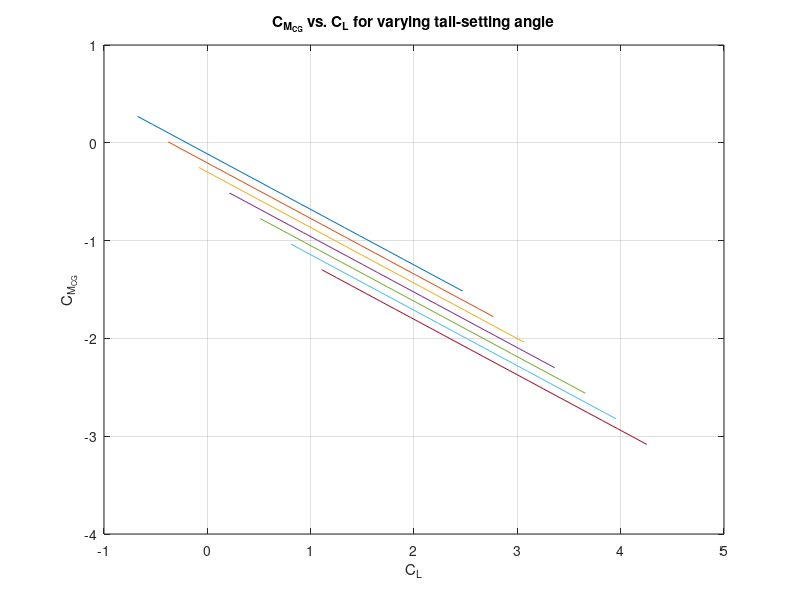

Here is the MATLAB script that generated this plot: (Note: this script raises an error after producing the figure.)
%% Plot CM_CG vs. CL
% for trim analysis

% house keeping
clear; close all; clc;

% copy-paste data from:
% Athena_calculator/TrimAnsys sheet

%% FROM COLUMNS I,J
% alpha data
data_alpha = [-2	-0.03490658504
-1	-0.01745329252
0	0
1	0.01745329252
2	0.03490658504
3	0.05235987756
4	0.06981317008
5	0.0872664626
6	0.1047197551
7	0.1221730476
8	0.1396263402
9	0.1570796327
10	0.1745329252
11	0.1919862177
12	0.2094395102
13	0.2268928028
14	0.2443460953
15	0.2617993878
16	0.2792526803
17	0.2967059728
18	0.3141592654
19	0.3316125579
20	0.3490658504];
alpha_deg = data_alpha(:,1);
alpha_rad = data_alpha(:,2);

%% FROM COLUMNS K,L
% wing CL and fuselage CM
data_CLCMf = [-0.292804636	-0.126603381
-0.1952030907	-0.0633016905
-0.09760154534	0
0	0.0633016905
0.09760154534	0.126603381
0.1952030907	0.1899050715
0.292804636	0.253206762
0.3904061813	0.3165084525
0.4880077267	0.379810143
0.585609272	0.4431118335
0.6832108174	0.506413524
0.7808123627	0.5697152145
0.878413908	0.633016905
0.9760154534	0.6963185955
1.073616999	0.759620286
1.171218544	0.8229219765
1.268820089	0.886223667
1.366421635	0.9495253575
1.46402318	1.012827048
1.561624725	1.076128739
1.659226271	1.139430429
1.756827816	1.20273212
1.854429361	1.26603381];
CLwing = data_CLCMf(:,1);

%% FROM COLUMNS M ~ AG
labelCLCLCM = [-3,0,3,6,9,12,15];
dataCLCLCM = [-0.3825728918	-0.6753775278	0.2703288868	-0.08557289177	-0.3783775278	0.009043284901	0.2114271082	-0.08137752778	-0.252242317	0.5084271082	0.2156224722	-0.5135279189	0.8054271082	0.5126224722	-0.7748135207	1.102427108	0.8096224722	-1.036099123	1.399427108	1.106622472	-1.297384724
-0.3371597056	-0.5323627963	0.1891242135	-0.04015970562	-0.2353627963	-0.07216138838	0.2568402944	0.06163720371	-0.3334469903	0.5538402944	0.3586372037	-0.5947325921	0.8508402944	0.6556372037	-0.856018194	1.147840294	0.9526372037	-1.117303796	1.444840294	1.249637204	-1.378589398
-0.2917465195	-0.3893480648	0.1079195402	0.005253480522	-0.09234806481	-0.1533660617	0.3022534805	0.2046519352	-0.4146516635	0.5992534805	0.5016519352	-0.6759372654	0.8962534805	0.7986519352	-0.9372228673	1.193253481	1.095651935	-1.198508469	1.490253481	1.392651935	-1.459794071
-0.2463333333	-0.2463333333	0.02671486693	0.05066666667	0.05066666667	-0.2345707349	0.3476666667	0.3476666667	-0.4958563368	0.6446666667	0.6446666667	-0.7571419387	0.9416666667	0.9416666667	-1.018427541	1.238666667	1.238666667	-1.279713142	1.535666667	1.535666667	-1.540998744
-0.2009201472	-0.1033186019	-0.05448980636	0.09607985281	0.1936813981	-0.3157754082	0.3930798528	0.4906813981	-0.5770610101	0.6900798528	0.7876813981	-0.838346612	0.9870798528	1.084681398	-1.099632214	1.284079853	1.381681398	-1.360917816	1.581079853	1.678681398	-1.622203418
-0.155506961	0.03969612963	-0.1356944796	0.141493039	0.3366961296	-0.3969800815	0.438493039	0.6336961296	-0.6582656834	0.735493039	0.9306961296	-0.9195512853	1.032493039	1.22769613	-1.180836887	1.329493039	1.52469613	-1.442122489	1.626493039	1.82169613	-1.703408091
-0.1100937749	0.1827108611	-0.2168991529	0.1869062251	0.4797108611	-0.4781847548	0.4839062251	0.7767108611	-0.7394703567	0.7809062251	1.073710861	-1.000755959	1.077906225	1.370710861	-1.26204156	1.374906225	1.667710861	-1.523327162	1.671906225	1.964710861	-1.784612764
-0.06468058876	0.3257255926	-0.2981038262	0.2323194112	0.6227255926	-0.5593894281	0.5293194112	0.9197255926	-0.82067503	0.8263194112	1.216725593	-1.081960632	1.123319411	1.513725593	-1.343246234	1.420319411	1.810725593	-1.604531836	1.717319411	2.107725593	-1.865817437
-0.01926740261	0.4687403241	-0.3793084995	0.2777325974	0.7657403241	-0.6405941014	0.5747325974	1.062740324	-0.9018797032	0.8717325974	1.359740324	-1.163165305	1.168732597	1.656740324	-1.424450907	1.465732597	1.953740324	-1.685736509	1.762732597	2.250740324	-1.947022111
0.02614578353	0.6117550556	-0.4605131728	0.3231457835	0.9087550556	-0.7217987746	0.6201457835	1.205755056	-0.9830843765	0.9171457835	1.502755056	-1.244369978	1.214145784	1.799755056	-1.50565558	1.511145784	2.096755056	-1.766941182	1.808145784	2.393755056	-2.028226784
0.07155896968	0.754769787	-0.5417178461	0.3685589697	1.051769787	-0.8030034479	0.6655589697	1.348769787	-1.06428905	0.9625589697	1.645769787	-1.325574652	1.25955897	1.942769787	-1.586860254	1.55655897	2.239769787	-1.848145855	1.85355897	2.536769787	-2.109431457
0.1169721558	0.8977845185	-0.6229225193	0.4139721558	1.194784519	-0.8842081212	0.7109721558	1.491784519	-1.145493723	1.007972156	1.788784519	-1.406779325	1.304972156	2.085784519	-1.668064927	1.601972156	2.382784519	-1.929350529	1.898972156	2.679784519	-2.190636131
0.162385342	1.04079925	-0.7041271926	0.459385342	1.33779925	-0.9654127945	0.756385342	1.63479925	-1.226698396	1.053385342	1.93179925	-1.487983998	1.350385342	2.22879925	-1.7492696	1.647385342	2.52579925	-2.010555202	1.944385342	2.82279925	-2.271840804
0.2077985281	1.183813981	-0.7853318659	0.5047985281	1.480813981	-1.046617468	0.8017985281	1.777813981	-1.30790307	1.098798528	2.074813981	-1.569188672	1.395798528	2.371813981	-1.830474273	1.692798528	2.668813981	-2.091759875	1.989798528	2.965813981	-2.353045477
0.2532117143	1.326828713	-0.8665365392	0.5502117143	1.623828713	-1.127822141	0.8472117143	1.920828713	-1.389107743	1.144211714	2.217828713	-1.650393345	1.441211714	2.514828713	-1.911678947	1.738211714	2.811828713	-2.172964549	2.035211714	3.108828713	-2.43425015
0.2986249004	1.469843444	-0.9477412125	0.5956249004	1.766843444	-1.209026814	0.8926249004	2.063843444	-1.470312416	1.1896249	2.360843444	-1.731598018	1.4866249	2.657843444	-1.99288362	1.7836249	2.954843444	-2.254169222	2.0806249	3.251843444	-2.515454824
0.3440380865	1.612858176	-1.028945886	0.6410380865	1.909858176	-1.290231488	0.9380380865	2.206858176	-1.55151709	1.235038087	2.503858176	-1.812802691	1.532038087	2.800858176	-2.074088293	1.829038087	3.097858176	-2.335373895	2.126038087	3.394858176	-2.596659497
0.3894512727	1.755872907	-1.110150559	0.6864512727	2.052872907	-1.371436161	0.9834512727	2.349872907	-1.632721763	1.280451273	2.646872907	-1.894007365	1.577451273	2.943872907	-2.155292967	1.874451273	3.240872907	-2.416578568	2.171451273	3.537872907	-2.67786417
0.4348644588	1.898887639	-1.191355232	0.7318644588	2.195887639	-1.452640834	1.028864459	2.492887639	-1.713926436	1.325864459	2.789887639	-1.975212038	1.622864459	3.086887639	-2.23649764	1.919864459	3.383887639	-2.497783242	2.216864459	3.680887639	-2.759068844
0.480277645	2.04190237	-1.272559906	0.777277645	2.33890237	-1.533845507	1.074277645	2.63590237	-1.795131109	1.371277645	2.93290237	-2.056416711	1.668277645	3.22990237	-2.317702313	1.965277645	3.52690237	-2.578987915	2.262277645	3.82390237	-2.840273517
0.5256908311	2.184917102	-1.353764579	0.8226908311	2.481917102	-1.615050181	1.119690831	2.778917102	-1.876335783	1.416690831	3.075917102	-2.137621385	1.713690831	3.372917102	-2.398906986	2.010690831	3.669917102	-2.660192588	2.307690831	3.966917102	-2.92147819
0.5711040173	2.327931833	-1.434969252	0.8681040173	2.624931833	-1.696254854	1.165104017	2.921931833	-1.957540456	1.462104017	3.218931833	-2.218826058	1.759104017	3.515931833	-2.48011166	2.056104017	3.812931833	-2.741397262	2.353104017	4.109931833	-3.002682863
0.6165172034	2.470946565	-1.516173925	0.9135172034	2.767946565	-1.777459527	1.210517203	3.064946565	-2.038745129	1.507517203	3.361946565	-2.300030731	1.804517203	3.658946565	-2.561316333	2.101517203	3.955946565	-2.822601935	2.398517203	4.252946565	-3.083887537];

count = 1;
for i = 1:3:21
    for j = 1:23
        trimcase(count).CL_HTail(j,1) = dataCLCLCM(j,i);
        trimcase(count).CL_Total(j,1) = dataCLCLCM(j,i+1);
        trimcase(count).CM_atCG(j,1) = dataCLCLCM(j,i+2);        
    end
    trimcase(count).i_H = labelCLCLCM(count);
    count = count + 1;
end

%% Design-target CL values
CLdesign = [1.249395988
    0.3885070089
    0.7539370098];


%% Generate figure
% plotting parameters
lwidth = 2;

figure(12)
for i = 1:7
    plot(trimcase(i).CL_Total(:,1),trimcase(i).CM_atCG(:,1));
    hold on
end
grid on;
title('C_{M_{CG}} vs. C_L for varying tail-setting angle')
xlabel('C_L')
ylabel('C_{M_{CG}}')
yline(0,'--k','linewidth',lwidth);
xline(CLdesign(1,1),'-k','linewidth',lwidth);
xline(CLdesign(2,1),':k','linewidth',lwidth);
xline(CLdesign(3,1),'-.k','linewidth',lwidth);
legend(['i_H = ',num2str(trimcase(1).i_H)],...
    ['i_H = ',num2str(trimcase(2).i_H)],...
    ['i_H = ',num2str(trimcase(3).i_H)],...
    ['i_H = ',num2str(trimcase(4).i_H)],...
    ['i_H = ',num2str(trimcase(5).i_H)],...
    ['i_H = ',num2str(trimcase(6).i_H)],...
    ['i_H = ',num2str(trimcase(7).i_H)],...
    'C_{M_{CG}} = 0',...
    'Design CL@MTOW, takeoff',...
    'Design CL@MTOW, cruise',...
    'Design CL @min W, landing')


improvePlot()




